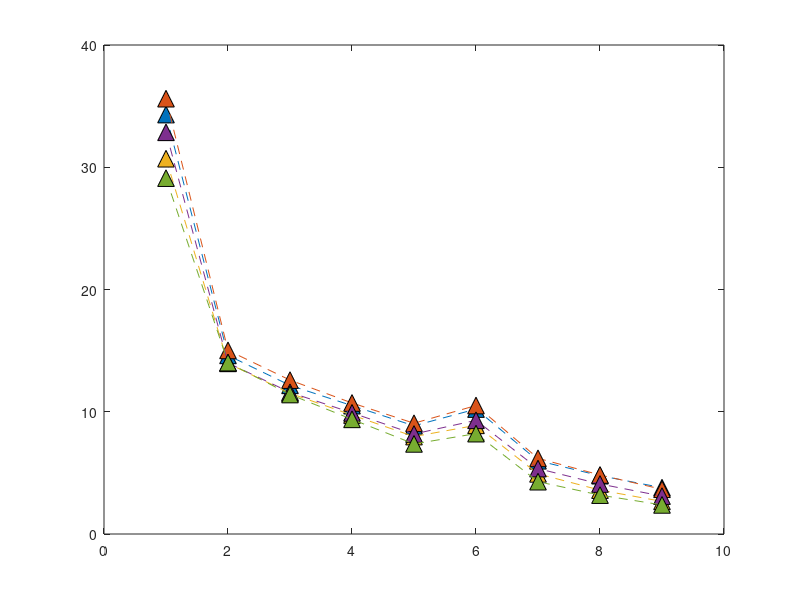

Recreate this plot in MATLAB. (Note: this script raises an error after producing the figure.)
clear;
close all;
%AS3959 firebrand mass flux vertical distribution Scrub FDI80.

Firebrand_flux_BAL12p5 = [34.31	14.61	12.16	10.50	8.85	10.22	5.99	4.77	3.79];
Firebrand_flux_BAL19 = [35.61	15.02	12.59	10.72	9.06	10.51	6.19	4.83	3.66];
Firebrand_flux_BAL29 = [30.70	13.96	11.51	9.73	7.97	8.89	4.92	3.59	2.67];
Firebrand_flux_BAL40 = [32.86	13.99	11.59	9.91	8.18	9.30	5.35	4.09	3.10];
Firebrand_flux_BALFZ = [29.11	14.02	11.41	9.38	7.37	8.21	4.28	3.18	2.38];

plot([Firebrand_flux_BAL12p5],'^--','MarkerSize',12,'MarkerEdgeColor','black','MarkerFaceColor',[0, 0.4470, 0.7410]);
hold on
plot([Firebrand_flux_BAL19],'^--','MarkerSize',12,'MarkerEdgeColor','black','MarkerFaceColor',[0.8500, 0.3250, 0.0980]);
plot([Firebrand_flux_BAL29],'^--','MarkerSize',12,'MarkerEdgeColor','black','MarkerFaceColor',[0.9290, 0.6940, 0.1250]);
plot([Firebrand_flux_BAL40],'^--','MarkerSize',12,'MarkerEdgeColor','black','MarkerFaceColor',[0.4940, 0.1840, 0.5560]);
plot([Firebrand_flux_BALFZ],'^--','MarkerSize',12,'MarkerEdgeColor','black','MarkerFaceColor',[0.4660, 0.6740, 0.1880]);
ax = gca;
ax.XTickLabels = {'x=130 m','x=140 m','x=150 m','x=160 m','x=170 m','x=180 m','x=190 m','x=200 m','x=210 m'};

grid on;


box on
xtickangle(45)
xlabel('Vertical plane location','FontWeight','bold','FontSize',20,...
    'FontName','Calibri');
ylabel('Firebrand mass flux (kg.s^{-1})','FontWeight','bold','FontSize',20,...
    'FontName','Calibri');

set(gca,'fontsize',18);

legend('BAL 12.5','BAL 19','BAL 29','BAL 40','BAL FZ')
